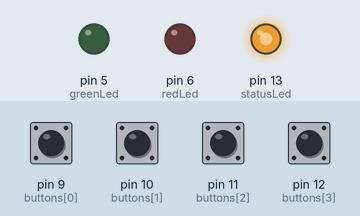
Bench run of a program on a simulated Arduino Uno, built with avr-gcc and run on an emulated ATmega328P. On the bench: output pins drawn as LEDs (lit = HIGH). Dashed ring = blinking. Inputs (shaded band) come from the test bench; at power-on: pin 9 (buttons[0]), pin 10 (buttons[1]), pin 11 (buttons[2]), pin 12 (buttons[3]) HIGH.

Above: at 1.2 s.
1.3 s: pin 9 (buttons[0]) pulled LOW for 1 s
At 2.1 s:
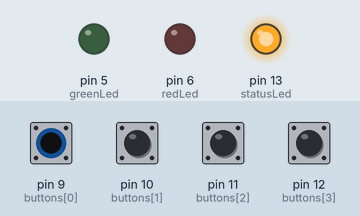
3.8 s: pin 10 (buttons[1]) pulled LOW for 0.15 s
At 4.6 s:
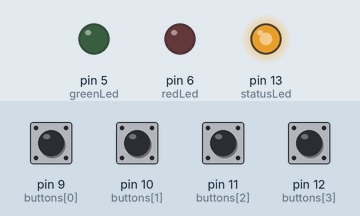
5.4 s: pin 11 (buttons[2]) pulled LOW for 0.15 s
At 5.9 s:
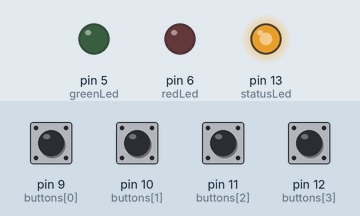
7.0 s: pin 12 (buttons[3]) pulled LOW for 0.15 s
At 7.3 s:
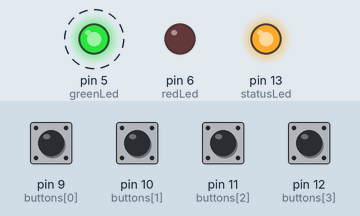
10.0 s: pin 9 (buttons[0]) pulled LOW for 0.15 s
At 10.6 s:
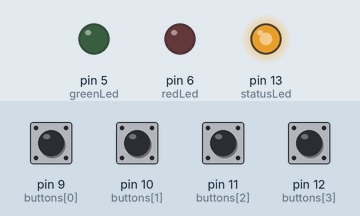
Timing chart, 0 to 12.6 s (numbered marks = the images above; inputs shaded):
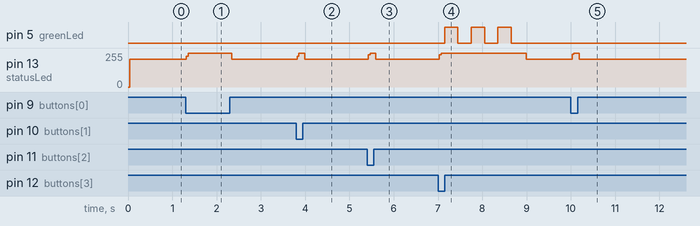

The program:

main.cpp
```cpp
#include <Arduino.h>

const int buttons[] = {9, 10, 11, 12};
const int correctOrder[] = {9, 10, 11, 12};
const int buttonCount = 4;

int enteredOrder[buttonCount];
int enteredCount = 0;

const int greenLed = 5;
const int redLed = 6;
const int statusLed = 13;

void setup() {
  for (int i = 0; i < buttonCount; i++) {
    pinMode(buttons[i], INPUT_PULLUP);
  }

  pinMode(statusLed, OUTPUT);
  pinMode(greenLed, OUTPUT);
  pinMode(redLed, OUTPUT);
}

void blinkLed(int ledPin) {
  for (int i = 0; i < 3; i++) {
    digitalWrite(ledPin, HIGH);
    delay(300);
    digitalWrite(ledPin, LOW);
    delay(300);
  }
}

bool isCorrectOrder() {
  for (int i = 0; i < buttonCount; i++) {
    if (enteredOrder[i] != correctOrder[i]) {
      return false;
    }
  }

  return true;
}

void loop() {
  digitalWrite(statusLed, HIGH);

  for (int i = 0; i < buttonCount && enteredCount < buttonCount; i++) {
    if (digitalRead(buttons[i]) == LOW) {
      delay(50);

      if (digitalRead(buttons[i]) == LOW) {
        enteredOrder[enteredCount] = buttons[i];
        enteredCount++;

        while (digitalRead(buttons[i]) == LOW) {
          continue;
        }
      }
    }
  }

  if (enteredCount == buttonCount) {
    if (isCorrectOrder()) {
      blinkLed(greenLed);
    } else {
      blinkLed(redLed);
    }

    enteredCount = 0;
  }

  digitalWrite(statusLed, LOW);
}
```

Measured:
- after the input at 1.3 s, pin 13 (statusLed): 209/255 → 255/255 at once, → 208/255 1.0 s later
- after the input at 3.8 s, pin 13 (statusLed): 208/255 → 255/255 at once, → 208/255 0.17 s later
- after the input at 5.4 s, pin 13 (statusLed): 208/255 → 255/255 at once, → 208/255 0.16 s later
- after the input at 7.0 s, pin 5 (greenLed): alternates HIGH for 0.30 s and LOW for 0.30 s, 6 changes in all, then stays LOW, starting after 0.15 s; pin 13 (statusLed): 208/255 → 255/255 at once, → 208/255 2.0 s later
- after the input at 10.0 s, pin 13 (statusLed): 208/255 → 255/255 at once, → 208/255 0.16 s later
